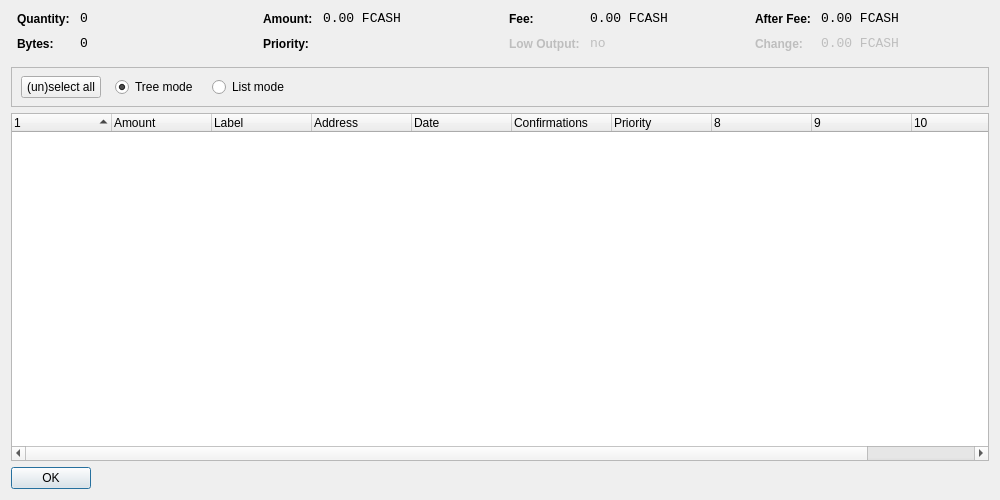
<?xml version="1.0" encoding="UTF-8"?>
<ui version="4.0">
 <class>CoinControlDialog</class>
 <widget class="QDialog" name="CoinControlDialog">
  <property name="geometry">
   <rect>
    <x>0</x>
    <y>0</y>
    <width>1000</width>
    <height>500</height>
   </rect>
  </property>
  <property name="windowTitle">
   <string>Coin Control</string>
  </property>
  <layout class="QVBoxLayout" name="verticalLayout">
   <item>
    <layout class="QHBoxLayout" name="horizontalLayoutTop" stretch="0,0,0,0">
     <property name="topMargin">
      <number>0</number>
     </property>
     <property name="bottomMargin">
      <number>10</number>
     </property>
     <item>
      <layout class="QFormLayout" name="formLayoutCoinControl1">
       <property name="horizontalSpacing">
        <number>10</number>
       </property>
       <property name="verticalSpacing">
        <number>10</number>
       </property>
       <property name="leftMargin">
        <number>6</number>
       </property>
       <property name="rightMargin">
        <number>6</number>
       </property>
       <item row="0" column="0">
        <widget class="QLabel" name="labelCoinControlQuantityText">
         <property name="styleSheet">
          <string notr="true">font-weight:bold;</string>
         </property>
         <property name="text">
          <string>Quantity:</string>
         </property>
        </widget>
       </item>
       <item row="0" column="1">
        <widget class="QLabel" name="labelCoinControlQuantity">
         <property name="font">
          <font>
           <family>Monospace</family>
           <pointsize>10</pointsize>
          </font>
         </property>
         <property name="cursor">
          <cursorShape>IBeamCursor</cursorShape>
         </property>
         <property name="contextMenuPolicy">
          <enum>Qt::ActionsContextMenu</enum>
         </property>
         <property name="text">
          <string notr="true">0</string>
         </property>
         <property name="textInteractionFlags">
          <set>Qt::LinksAccessibleByMouse|Qt::TextSelectableByKeyboard|Qt::TextSelectableByMouse</set>
         </property>
        </widget>
       </item>
       <item row="1" column="0">
        <widget class="QLabel" name="labelCoinControlBytesText">
         <property name="styleSheet">
          <string notr="true">font-weight:bold;</string>
         </property>
         <property name="text">
          <string>Bytes:</string>
         </property>
        </widget>
       </item>
       <item row="1" column="1">
        <widget class="QLabel" name="labelCoinControlBytes">
         <property name="font">
          <font>
           <family>Monospace</family>
           <pointsize>10</pointsize>
          </font>
         </property>
         <property name="cursor">
          <cursorShape>IBeamCursor</cursorShape>
         </property>
         <property name="contextMenuPolicy">
          <enum>Qt::ActionsContextMenu</enum>
         </property>
         <property name="text">
          <string notr="true">0</string>
         </property>
         <property name="textInteractionFlags">
          <set>Qt::LinksAccessibleByMouse|Qt::TextSelectableByKeyboard|Qt::TextSelectableByMouse</set>
         </property>
        </widget>
       </item>
      </layout>
     </item>
     <item>
      <layout class="QFormLayout" name="formLayoutCoinControl2">
       <property name="horizontalSpacing">
        <number>10</number>
       </property>
       <property name="verticalSpacing">
        <number>10</number>
       </property>
       <property name="leftMargin">
        <number>6</number>
       </property>
       <property name="rightMargin">
        <number>6</number>
       </property>
       <item row="0" column="0">
        <widget class="QLabel" name="labelCoinControlAmountText">
         <property name="styleSheet">
          <string notr="true">font-weight:bold;</string>
         </property>
         <property name="text">
          <string>Amount:</string>
         </property>
        </widget>
       </item>
       <item row="0" column="1">
        <widget class="QLabel" name="labelCoinControlAmount">
         <property name="font">
          <font>
           <family>Monospace</family>
           <pointsize>10</pointsize>
          </font>
         </property>
         <property name="cursor">
          <cursorShape>IBeamCursor</cursorShape>
         </property>
         <property name="contextMenuPolicy">
          <enum>Qt::ActionsContextMenu</enum>
         </property>
         <property name="text">
          <string notr="true">0.00 FCASH</string>
         </property>
         <property name="textInteractionFlags">
          <set>Qt::LinksAccessibleByMouse|Qt::TextSelectableByKeyboard|Qt::TextSelectableByMouse</set>
         </property>
        </widget>
       </item>
       <item row="1" column="0">
        <widget class="QLabel" name="labelCoinControlPriorityText">
         <property name="styleSheet">
          <string notr="true">font-weight:bold;</string>
         </property>
         <property name="text">
          <string>Priority:</string>
         </property>
        </widget>
       </item>
       <item row="1" column="1">
        <widget class="QLabel" name="labelCoinControlPriority">
         <property name="font">
          <font>
           <family>Monospace</family>
           <pointsize>10</pointsize>
          </font>
         </property>
         <property name="cursor">
          <cursorShape>IBeamCursor</cursorShape>
         </property>
         <property name="contextMenuPolicy">
          <enum>Qt::ActionsContextMenu</enum>
         </property>
         <property name="text">
          <string/>
         </property>
         <property name="textInteractionFlags">
          <set>Qt::LinksAccessibleByMouse|Qt::TextSelectableByKeyboard|Qt::TextSelectableByMouse</set>
         </property>
        </widget>
       </item>
      </layout>
     </item>
     <item>
      <layout class="QFormLayout" name="formLayoutCoinControl3">
       <property name="horizontalSpacing">
        <number>10</number>
       </property>
       <property name="verticalSpacing">
        <number>10</number>
       </property>
       <property name="leftMargin">
        <number>6</number>
       </property>
       <property name="rightMargin">
        <number>6</number>
       </property>
       <item row="0" column="0">
        <widget class="QLabel" name="labelCoinControlFeeText">
         <property name="styleSheet">
          <string notr="true">font-weight:bold;</string>
         </property>
         <property name="text">
          <string>Fee:</string>
         </property>
        </widget>
       </item>
       <item row="0" column="1">
        <widget class="QLabel" name="labelCoinControlFee">
         <property name="font">
          <font>
           <family>Monospace</family>
           <pointsize>10</pointsize>
          </font>
         </property>
         <property name="cursor">
          <cursorShape>IBeamCursor</cursorShape>
         </property>
         <property name="contextMenuPolicy">
          <enum>Qt::ActionsContextMenu</enum>
         </property>
         <property name="text">
          <string notr="true">0.00 FCASH</string>
         </property>
         <property name="textInteractionFlags">
          <set>Qt::LinksAccessibleByMouse|Qt::TextSelectableByKeyboard|Qt::TextSelectableByMouse</set>
         </property>
        </widget>
       </item>
       <item row="1" column="0">
        <widget class="QLabel" name="labelCoinControlLowOutputText">
         <property name="enabled">
          <bool>false</bool>
         </property>
         <property name="styleSheet">
          <string notr="true">font-weight:bold;</string>
         </property>
         <property name="text">
          <string>Low Output:</string>
         </property>
        </widget>
       </item>
       <item row="1" column="1">
        <widget class="QLabel" name="labelCoinControlLowOutput">
         <property name="enabled">
          <bool>false</bool>
         </property>
         <property name="font">
          <font>
           <family>Monospace</family>
           <pointsize>10</pointsize>
          </font>
         </property>
         <property name="cursor">
          <cursorShape>IBeamCursor</cursorShape>
         </property>
         <property name="contextMenuPolicy">
          <enum>Qt::ActionsContextMenu</enum>
         </property>
         <property name="text">
          <string notr="true">no</string>
         </property>
         <property name="textInteractionFlags">
          <set>Qt::LinksAccessibleByMouse|Qt::TextSelectableByKeyboard|Qt::TextSelectableByMouse</set>
         </property>
        </widget>
       </item>
      </layout>
     </item>
     <item>
      <layout class="QFormLayout" name="formLayoutCoinControl4">
       <property name="horizontalSpacing">
        <number>10</number>
       </property>
       <property name="verticalSpacing">
        <number>10</number>
       </property>
       <property name="leftMargin">
        <number>6</number>
       </property>
       <property name="rightMargin">
        <number>6</number>
       </property>
       <item row="0" column="0">
        <widget class="QLabel" name="labelCoinControlAfterFeeText">
         <property name="styleSheet">
          <string notr="true">font-weight:bold;</string>
         </property>
         <property name="text">
          <string>After Fee:</string>
         </property>
        </widget>
       </item>
       <item row="0" column="1">
        <widget class="QLabel" name="labelCoinControlAfterFee">
         <property name="font">
          <font>
           <family>Monospace</family>
           <pointsize>10</pointsize>
          </font>
         </property>
         <property name="cursor">
          <cursorShape>IBeamCursor</cursorShape>
         </property>
         <property name="contextMenuPolicy">
          <enum>Qt::ActionsContextMenu</enum>
         </property>
         <property name="text">
          <string notr="true">0.00 FCASH</string>
         </property>
         <property name="textInteractionFlags">
          <set>Qt::LinksAccessibleByMouse|Qt::TextSelectableByKeyboard|Qt::TextSelectableByMouse</set>
         </property>
        </widget>
       </item>
       <item row="1" column="0">
        <widget class="QLabel" name="labelCoinControlChangeText">
         <property name="enabled">
          <bool>false</bool>
         </property>
         <property name="styleSheet">
          <string notr="true">font-weight:bold;</string>
         </property>
         <property name="text">
          <string>Change:</string>
         </property>
        </widget>
       </item>
       <item row="1" column="1">
        <widget class="QLabel" name="labelCoinControlChange">
         <property name="enabled">
          <bool>false</bool>
         </property>
         <property name="font">
          <font>
           <family>Monospace</family>
           <pointsize>10</pointsize>
          </font>
         </property>
         <property name="cursor">
          <cursorShape>IBeamCursor</cursorShape>
         </property>
         <property name="contextMenuPolicy">
          <enum>Qt::ActionsContextMenu</enum>
         </property>
         <property name="text">
          <string notr="true">0.00 FCASH</string>
         </property>
         <property name="textInteractionFlags">
          <set>Qt::LinksAccessibleByMouse|Qt::TextSelectableByKeyboard|Qt::TextSelectableByMouse</set>
         </property>
        </widget>
       </item>
      </layout>
     </item>
    </layout>
   </item>
   <item>
    <widget class="QFrame" name="frame">
     <property name="minimumSize">
      <size>
       <width>0</width>
       <height>40</height>
      </size>
     </property>
     <property name="frameShape">
      <enum>QFrame::StyledPanel</enum>
     </property>
     <property name="frameShadow">
      <enum>QFrame::Sunken</enum>
     </property>
     <widget class="QWidget" name="horizontalLayoutWidget">
      <property name="geometry">
       <rect>
        <x>10</x>
        <y>0</y>
        <width>781</width>
        <height>41</height>
       </rect>
      </property>
      <layout class="QHBoxLayout" name="horizontalLayoutPanel" stretch="0,0,0,0">
       <property name="spacing">
        <number>14</number>
       </property>
       <item>
        <widget class="QPushButton" name="pushButtonSelectAll">
         <property name="sizePolicy">
          <sizepolicy hsizetype="Maximum" vsizetype="Fixed">
           <horstretch>0</horstretch>
           <verstretch>0</verstretch>
          </sizepolicy>
         </property>
         <property name="text">
          <string>(un)select all</string>
         </property>
        </widget>
       </item>
       <item>
        <widget class="QRadioButton" name="radioTreeMode">
         <property name="sizePolicy">
          <sizepolicy hsizetype="Maximum" vsizetype="Fixed">
           <horstretch>0</horstretch>
           <verstretch>0</verstretch>
          </sizepolicy>
         </property>
         <property name="text">
          <string>Tree mode</string>
         </property>
         <property name="checked">
          <bool>true</bool>
         </property>
        </widget>
       </item>
       <item>
        <widget class="QRadioButton" name="radioListMode">
         <property name="sizePolicy">
          <sizepolicy hsizetype="Maximum" vsizetype="Fixed">
           <horstretch>0</horstretch>
           <verstretch>0</verstretch>
          </sizepolicy>
         </property>
         <property name="text">
          <string>List mode</string>
         </property>
        </widget>
       </item>
       <item>
        <spacer name="horizontalSpacer">
         <property name="orientation">
          <enum>Qt::Horizontal</enum>
         </property>
         <property name="sizeHint" stdset="0">
          <size>
           <width>40</width>
           <height>20</height>
          </size>
         </property>
        </spacer>
       </item>
      </layout>
     </widget>
    </widget>
   </item>
   <item>
    <widget class="CoinControlTreeWidget" name="treeWidget">
     <property name="contextMenuPolicy">
      <enum>Qt::CustomContextMenu</enum>
     </property>
     <property name="sortingEnabled">
      <bool>false</bool>
     </property>
     <property name="columnCount">
      <number>11</number>
     </property>
     <attribute name="headerShowSortIndicator" stdset="0">
      <bool>true</bool>
     </attribute>
     <attribute name="headerStretchLastSection">
      <bool>false</bool>
     </attribute>
     <column>
      <property name="text">
       <string/>
      </property>
     </column>
     <column>
      <property name="text">
       <string>Amount</string>
      </property>
     </column>
     <column>
      <property name="text">
       <string>Label</string>
      </property>
     </column>
     <column>
      <property name="text">
       <string>Address</string>
      </property>
     </column>
     <column>
      <property name="text">
       <string>Date</string>
      </property>
     </column>
     <column>
      <property name="text">
       <string>Confirmations</string>
      </property>
      <property name="toolTip">
       <string>Confirmed</string>
      </property>
     </column>
     <column>
      <property name="text">
       <string>Priority</string>
      </property>
     </column>
     <column>
      <property name="text">
       <string/>
      </property>
     </column>
     <column>
      <property name="text">
       <string/>
      </property>
     </column>
     <column>
      <property name="text">
       <string/>
      </property>
     </column>
     <column>
      <property name="text">
       <string/>
      </property>
     </column>
    </widget>
   </item>
   <item>
    <widget class="QDialogButtonBox" name="buttonBox">
     <property name="sizePolicy">
      <sizepolicy hsizetype="Maximum" vsizetype="Fixed">
       <horstretch>0</horstretch>
       <verstretch>0</verstretch>
      </sizepolicy>
     </property>
     <property name="styleSheet">
      <string notr="true">width: 64px;</string>
     </property>
     <property name="orientation">
      <enum>Qt::Horizontal</enum>
     </property>
     <property name="standardButtons">
      <set>QDialogButtonBox::Ok</set>
     </property>
    </widget>
   </item>
  </layout>
 </widget>
 <customwidgets>
  <customwidget>
   <class>CoinControlTreeWidget</class>
   <extends>QTreeWidget</extends>
   <header>coincontroltreewidget.h</header>
  </customwidget>
 </customwidgets>
 <resources/>
 <connections/>
</ui>
